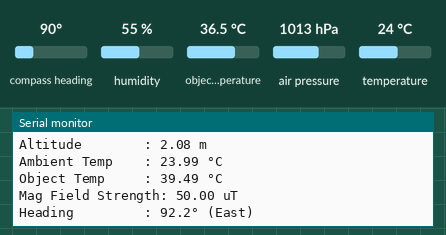
This sketch was run on a simulated ESP32. Parts: the last lines printed to the serial monitor. The test bench sets the inputs (shaded band); at power-on: compass heading 90°, humidity 55 %, object temperature 36.5 °C, air pressure 1013 hPa, temperature 24 °C. Nothing arrives over Bluetooth unless stated; a phone connects over Bluetooth LE 3 s after start.

Above: at 1.2 s.
1.3 s: compass heading set to 7°
At 2.7 s:
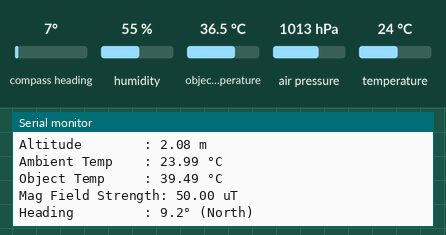
5.5 s: compass heading set to 90°
At 6.7 s:
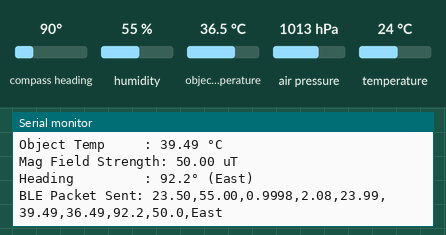
9.6 s: compass heading set to 180°
At 10.8 s:
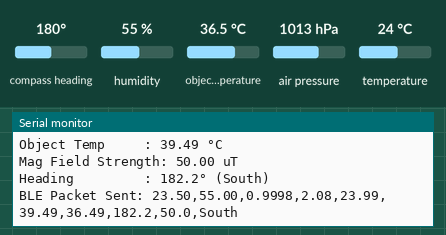
11.6 s: compass heading set to 269°
At 13.3 s:
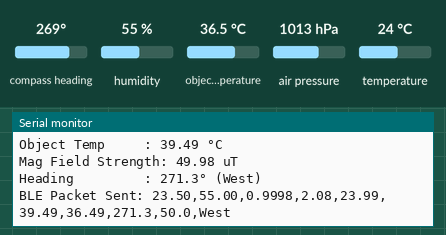
13.6 s: humidity set to 22 %
At 14.9 s:
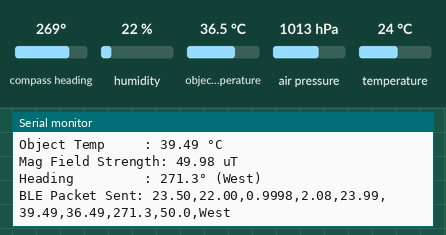

The sketch:

sensor_pod.ino
```cpp
#include <Wire.h>
#include <Adafruit_Sensor.h>
#include <Adafruit_BME280.h>
#include <Adafruit_MLX90614.h>
#include <QMC5883LCompass.h>

#include <BLEDevice.h>
#include <BLEUtils.h>
#include <BLEServer.h>
#include <BLE2902.h>

#define SEA_LEVEL_PRESSURE_HPA 1013.25

#define SERVICE_UUID        "76d0d6cf-90e1-40a8-9c01-5b86ebb30c6e"
#define CHARACTERISTIC_UUID "24c62ff5-3951-4448-a4a3-324e6a54abd2"
Adafruit_BME280 bme;
Adafruit_MLX90614 mlx = Adafruit_MLX90614();
QMC5883LCompass compass;

BLECharacteristic *pCharacteristic;
bool deviceConnected = false;

class MyServerCallbacks : public BLEServerCallbacks {
    void onConnect(BLEServer* pServer) {
        deviceConnected = true;
    }

    void onDisconnect(BLEServer* pServer) {
        deviceConnected = false;
        pServer->getAdvertising()->start();
    }
};

void setup() {
    Serial.begin(115200);
    Wire.begin();

    if (!mlx.begin()) {
        Serial.println("Could not find mlx sensor");
        while (1);
    }
    if (!bme.begin(0x77)) {
        Serial.println("Could not find bme sensor");
        while (1);
    }
    compass.init();
    Serial.println("compass initialised");
    BLEDevice::init("test_weather_xiao");

    BLEServer *pServer = BLEDevice::createServer();
    pServer->setCallbacks(new MyServerCallbacks());

    BLEService *pService = pServer->createService(SERVICE_UUID);

    pCharacteristic = pService->createCharacteristic(
        CHARACTERISTIC_UUID,
        BLECharacteristic::PROPERTY_READ |
        BLECharacteristic::PROPERTY_NOTIFY
    );

    pCharacteristic->addDescriptor(new BLE2902());
    pService->start();

    BLEAdvertising *pAdvertising = BLEDevice::getAdvertising();
    pAdvertising->addServiceUUID(SERVICE_UUID);
    pAdvertising->setScanResponse(true);
    pAdvertising->setMinPreferred(0x06);
    pAdvertising->setMinPreferred(0x12);

    BLEDevice::startAdvertising();
}
String getCompassDirection(float degrees) {
    if (degrees >= 337.5 || degrees < 22.5)   return "North";
    if (degrees >= 22.5  && degrees < 67.5)   return "North East";
    if (degrees >= 67.5  && degrees < 112.5)  return "East";
    if (degrees >= 112.5 && degrees < 157.5)  return "South East";
    if (degrees >= 157.5 && degrees < 202.5)  return "South";
    if (degrees >= 202.5 && degrees < 247.5)  return "South West";
    if (degrees >= 247.5 && degrees < 292.5)  return "West";
    if (degrees >= 292.5 && degrees < 337.5)  return "North West";
    return "Unknown";
}

void loop() {
//bme
    float raw_temp = bme.readTemperature();
    float temp = raw_temp - 0.5;//aligned with environment temperature obtained from web to match
    float humidity = bme.readHumidity();
    float pressure = bme.readPressure() * 0.000009869233;
    float altitude = bme.readAltitude(SEA_LEVEL_PRESSURE_HPA);

//mlx
    float ambientTemp = mlx.readAmbientTempC();
    float object_raw_Temp = mlx.readObjectTempC();
    float objectTemp = object_raw_Temp+3.0;//as typically core body temperature is 2-3 degrees higher than the frehead temperature, aligned after checking with thermometer

//compass
    compass.read();
    int magX = compass.getX();
    int magY = compass.getY();
    int magZ = compass.getZ();
    float uTX = (float)magX * 0.033333;
    float uTY = (float)magY * 0.033333;
    float uTZ = (float)magZ * 0.033333;
    float totalMagneticField = sqrt(uTX*uTX + uTY*uTY + uTZ*uTZ);
    float heading = atan2((float)magY, (float)magX);
    float declinationAngle = 0.039;
    heading += declinationAngle;

    if (heading < 0)        heading += 2 * PI;
    if (heading > 2 * PI)   heading -= 2 * PI;

    float headingDegrees = heading * 180 / PI;
    String compassDir = getCompassDirection(headingDegrees);

//for test
    Serial.println("--------------------------------");
    Serial.print("BME Temperature : "); Serial.print(temp); Serial.println(" °C");
    Serial.print("Humidity        : "); Serial.print(humidity); Serial.println(" %");
    Serial.print("Pressure        : "); Serial.print(pressure, 4); Serial.println(" atm");
    Serial.print("Altitude        : "); Serial.print(altitude); Serial.println(" m");
    Serial.print("Ambient Temp    : "); Serial.print(ambientTemp); Serial.println(" °C");
    Serial.print("Object Temp     : "); Serial.print(objectTemp); Serial.println(" °C");

    Serial.print("Mag Field Strength: "); Serial.print(totalMagneticField, 2); Serial.println(" uT");
    Serial.print("Heading         : "); Serial.print(headingDegrees, 1); Serial.print("° ("); Serial.print(compassDir); Serial.println(")");

//bluetooth
    if (deviceConnected) {

        String dataPackage =
            String(temp, 2) + "," +
            String(humidity, 2) + "," +
            String(pressure, 4) + "," +
            String(altitude, 2) + "," +
            String(ambientTemp, 2) + "," +
            String(objectTemp, 2) + "," +
            String(object_raw_Temp, 2) + "," +
            String(headingDegrees, 1) + "," +
            String(totalMagneticField, 1) + "," +
            compassDir;

        pCharacteristic->setValue(dataPackage.c_str());
        pCharacteristic->notify();

        Serial.print("BLE Packet Sent: ");
        Serial.println(dataPackage);
    }

    delay(2000);
}
```

Measured:
- after the input at 1.3 s, the serial monitor: prints a new line after 0.75 s (image 1)
- after the input at 5.5 s, the serial monitor: prints a new line after 0.60 s (image 2)
- after the input at 9.6 s, the serial monitor: prints a new line after 0.56 s (image 3)
- after the input at 11.6 s, the serial monitor: prints a new line after 0.59 s (image 4)
- after the input at 13.6 s, the serial monitor: prints a new line after 0.61 s (image 5)
